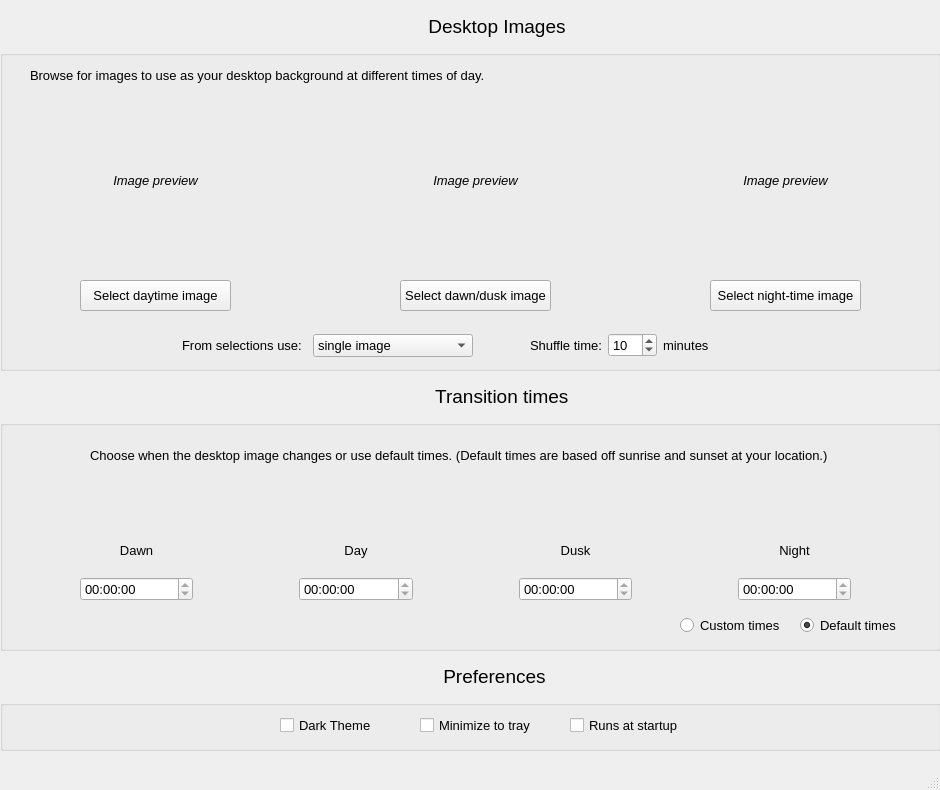
<?xml version="1.0" encoding="UTF-8"?>
<ui version="4.0">
 <class>MainWindow</class>
 <widget class="QMainWindow" name="MainWindow">
  <property name="enabled">
   <bool>true</bool>
  </property>
  <property name="geometry">
   <rect>
    <x>0</x>
    <y>0</y>
    <width>940</width>
    <height>790</height>
   </rect>
  </property>
  <property name="sizePolicy">
   <sizepolicy hsizetype="Fixed" vsizetype="Fixed">
    <horstretch>0</horstretch>
    <verstretch>0</verstretch>
   </sizepolicy>
  </property>
  <property name="minimumSize">
   <size>
    <width>940</width>
    <height>790</height>
   </size>
  </property>
  <property name="maximumSize">
   <size>
    <width>940</width>
    <height>790</height>
   </size>
  </property>
  <property name="contextMenuPolicy">
   <enum>Qt::DefaultContextMenu</enum>
  </property>
  <property name="windowTitle">
   <string>Circadian Desktops</string>
  </property>
  <property name="windowIcon">
   <iconset>
    <normaloff>Icons/logo.png</normaloff>Icons/logo.png</iconset>
  </property>
  <property name="tabShape">
   <enum>QTabWidget::Rounded</enum>
  </property>
  <widget class="QWidget" name="centralwidget">
   <widget class="QWidget" name="gridLayoutWidget_2">
    <property name="geometry">
     <rect>
      <x>380</x>
      <y>0</y>
      <width>191</width>
      <height>52</height>
     </rect>
    </property>
    <layout class="QGridLayout" name="gridLayout_2">
     <item row="0" column="0">
      <widget class="QLabel" name="label_18">
       <property name="text">
        <string/>
       </property>
       <property name="pixmap">
        <pixmap>Icons/screen_32.png</pixmap>
       </property>
       <property name="alignment">
        <set>Qt::AlignCenter</set>
       </property>
      </widget>
     </item>
     <item row="0" column="1">
      <widget class="QLabel" name="label">
       <property name="font">
        <font>
         <family>MS Shell Dlg 2</family>
         <pointsize>14</pointsize>
        </font>
       </property>
       <property name="text">
        <string> Desktop Images </string>
       </property>
       <property name="alignment">
        <set>Qt::AlignCenter</set>
       </property>
      </widget>
     </item>
    </layout>
   </widget>
   <widget class="QGroupBox" name="groupBox">
    <property name="geometry">
     <rect>
      <x>0</x>
      <y>420</y>
      <width>941</width>
      <height>231</height>
     </rect>
    </property>
    <property name="font">
     <font>
      <pointsize>10</pointsize>
     </font>
    </property>
    <property name="title">
     <string/>
    </property>
    <widget class="QWidget" name="gridLayoutWidget">
     <property name="geometry">
      <rect>
       <x>80</x>
       <y>60</y>
       <width>771</width>
       <height>121</height>
      </rect>
     </property>
     <layout class="QGridLayout" name="gridLayout">
      <item row="1" column="0">
       <widget class="QLabel" name="label_8">
        <property name="text">
         <string>Dawn</string>
        </property>
        <property name="alignment">
         <set>Qt::AlignCenter</set>
        </property>
       </widget>
      </item>
      <item row="0" column="7">
       <widget class="QLabel" name="label_15">
        <property name="text">
         <string/>
        </property>
        <property name="pixmap">
         <pixmap>Icons/dusk_64.png</pixmap>
        </property>
        <property name="scaledContents">
         <bool>false</bool>
        </property>
        <property name="alignment">
         <set>Qt::AlignCenter</set>
        </property>
       </widget>
      </item>
      <item row="2" column="7">
       <widget class="QTimeEdit" name="timeDusk">
        <property name="enabled">
         <bool>true</bool>
        </property>
        <property name="readOnly">
         <bool>true</bool>
        </property>
       </widget>
      </item>
      <item row="2" column="10">
       <widget class="QTimeEdit" name="timeNight">
        <property name="readOnly">
         <bool>true</bool>
        </property>
       </widget>
      </item>
      <item row="0" column="9" rowspan="3">
       <spacer name="verticalSpacer_4">
        <property name="orientation">
         <enum>Qt::Vertical</enum>
        </property>
        <property name="sizeHint" stdset="0">
         <size>
          <width>100</width>
          <height>40</height>
         </size>
        </property>
       </spacer>
      </item>
      <item row="0" column="10">
       <widget class="QLabel" name="label_16">
        <property name="text">
         <string/>
        </property>
        <property name="pixmap">
         <pixmap>Icons/night_64.png</pixmap>
        </property>
        <property name="scaledContents">
         <bool>false</bool>
        </property>
        <property name="alignment">
         <set>Qt::AlignCenter</set>
        </property>
       </widget>
      </item>
      <item row="2" column="0">
       <widget class="QTimeEdit" name="timeDawn">
        <property name="readOnly">
         <bool>true</bool>
        </property>
        <property name="time">
         <time>
          <hour>0</hour>
          <minute>0</minute>
          <second>0</second>
         </time>
        </property>
       </widget>
      </item>
      <item row="1" column="10">
       <widget class="QLabel" name="label_11">
        <property name="text">
         <string>Night</string>
        </property>
        <property name="alignment">
         <set>Qt::AlignCenter</set>
        </property>
       </widget>
      </item>
      <item row="2" column="4">
       <widget class="QTimeEdit" name="timeDay">
        <property name="readOnly">
         <bool>true</bool>
        </property>
       </widget>
      </item>
      <item row="0" column="6" rowspan="3">
       <spacer name="verticalSpacer_2">
        <property name="orientation">
         <enum>Qt::Vertical</enum>
        </property>
        <property name="sizeHint" stdset="0">
         <size>
          <width>100</width>
          <height>40</height>
         </size>
        </property>
       </spacer>
      </item>
      <item row="0" column="4">
       <widget class="QLabel" name="label_14">
        <property name="text">
         <string/>
        </property>
        <property name="pixmap">
         <pixmap>Icons/day_64.png</pixmap>
        </property>
        <property name="scaledContents">
         <bool>false</bool>
        </property>
        <property name="alignment">
         <set>Qt::AlignCenter</set>
        </property>
       </widget>
      </item>
      <item row="1" column="4">
       <widget class="QLabel" name="label_9">
        <property name="text">
         <string>Day</string>
        </property>
        <property name="alignment">
         <set>Qt::AlignCenter</set>
        </property>
       </widget>
      </item>
      <item row="1" column="7">
       <widget class="QLabel" name="label_10">
        <property name="text">
         <string>Dusk</string>
        </property>
        <property name="alignment">
         <set>Qt::AlignCenter</set>
        </property>
       </widget>
      </item>
      <item row="0" column="2" rowspan="3">
       <spacer name="verticalSpacer">
        <property name="orientation">
         <enum>Qt::Vertical</enum>
        </property>
        <property name="sizeHint" stdset="0">
         <size>
          <width>100</width>
          <height>40</height>
         </size>
        </property>
       </spacer>
      </item>
      <item row="0" column="0">
       <widget class="QLabel" name="label_13">
        <property name="text">
         <string/>
        </property>
        <property name="pixmap">
         <pixmap>Icons/dawn_64.png</pixmap>
        </property>
        <property name="scaledContents">
         <bool>false</bool>
        </property>
        <property name="alignment">
         <set>Qt::AlignCenter</set>
        </property>
        <property name="margin">
         <number>0</number>
        </property>
       </widget>
      </item>
     </layout>
    </widget>
    <widget class="QLabel" name="label_12">
     <property name="geometry">
      <rect>
       <x>90</x>
       <y>20</y>
       <width>761</width>
       <height>31</height>
      </rect>
     </property>
     <property name="text">
      <string>Choose when the desktop image changes or use default times. (Default times are based off sunrise and sunset at your location.)</string>
     </property>
    </widget>
    <widget class="QRadioButton" name="radioDefaultTimes">
     <property name="geometry">
      <rect>
       <x>800</x>
       <y>190</y>
       <width>111</width>
       <height>31</height>
      </rect>
     </property>
     <property name="text">
      <string>Default times</string>
     </property>
     <property name="checked">
      <bool>true</bool>
     </property>
    </widget>
    <widget class="QRadioButton" name="radioCustomTimes">
     <property name="geometry">
      <rect>
       <x>680</x>
       <y>190</y>
       <width>111</width>
       <height>31</height>
      </rect>
     </property>
     <property name="text">
      <string>Custom times</string>
     </property>
    </widget>
   </widget>
   <widget class="QWidget" name="gridLayoutWidget_3">
    <property name="geometry">
     <rect>
      <x>390</x>
      <y>370</y>
      <width>184</width>
      <height>52</height>
     </rect>
    </property>
    <layout class="QGridLayout" name="gridLayout_3">
     <item row="0" column="1">
      <widget class="QLabel" name="label_5">
       <property name="font">
        <font>
         <family>MS Shell Dlg 2</family>
         <pointsize>14</pointsize>
        </font>
       </property>
       <property name="text">
        <string> Transition times </string>
       </property>
       <property name="alignment">
        <set>Qt::AlignCenter</set>
       </property>
      </widget>
     </item>
     <item row="0" column="0">
      <widget class="QLabel" name="label_17">
       <property name="text">
        <string/>
       </property>
       <property name="pixmap">
        <pixmap>Icons/clock_32.png</pixmap>
       </property>
       <property name="alignment">
        <set>Qt::AlignCenter</set>
       </property>
      </widget>
     </item>
    </layout>
   </widget>
   <widget class="QGroupBox" name="groupBox_2">
    <property name="geometry">
     <rect>
      <x>0</x>
      <y>50</y>
      <width>941</width>
      <height>321</height>
     </rect>
    </property>
    <property name="font">
     <font>
      <pointsize>10</pointsize>
     </font>
    </property>
    <property name="title">
     <string/>
    </property>
    <widget class="QLabel" name="label_6">
     <property name="geometry">
      <rect>
       <x>30</x>
       <y>10</y>
       <width>471</width>
       <height>31</height>
      </rect>
     </property>
     <property name="font">
      <font>
       <pointsize>10</pointsize>
       <kerning>true</kerning>
      </font>
     </property>
     <property name="text">
      <string>Browse for images to use as your desktop background at different times of day.</string>
     </property>
    </widget>
    <widget class="QLabel" name="labelDayImg">
     <property name="geometry">
      <rect>
       <x>10</x>
       <y>50</y>
       <width>291</width>
       <height>161</height>
      </rect>
     </property>
     <property name="font">
      <font>
       <pointsize>10</pointsize>
       <italic>true</italic>
       <kerning>true</kerning>
      </font>
     </property>
     <property name="text">
      <string>Image preview</string>
     </property>
     <property name="alignment">
      <set>Qt::AlignCenter</set>
     </property>
    </widget>
    <widget class="QPushButton" name="btnSelectDayImg">
     <property name="enabled">
      <bool>true</bool>
     </property>
     <property name="geometry">
      <rect>
       <x>80</x>
       <y>230</y>
       <width>151</width>
       <height>31</height>
      </rect>
     </property>
     <property name="text">
      <string>Select daytime image</string>
     </property>
    </widget>
    <widget class="QLabel" name="labelDDImg">
     <property name="geometry">
      <rect>
       <x>330</x>
       <y>50</y>
       <width>291</width>
       <height>161</height>
      </rect>
     </property>
     <property name="font">
      <font>
       <pointsize>10</pointsize>
       <italic>true</italic>
       <kerning>true</kerning>
      </font>
     </property>
     <property name="text">
      <string>Image preview</string>
     </property>
     <property name="alignment">
      <set>Qt::AlignCenter</set>
     </property>
    </widget>
    <widget class="QPushButton" name="btnSelectDDImg">
     <property name="geometry">
      <rect>
       <x>400</x>
       <y>230</y>
       <width>151</width>
       <height>31</height>
      </rect>
     </property>
     <property name="text">
      <string>Select dawn/dusk image</string>
     </property>
    </widget>
    <widget class="QLabel" name="labelNightImg">
     <property name="geometry">
      <rect>
       <x>640</x>
       <y>50</y>
       <width>291</width>
       <height>161</height>
      </rect>
     </property>
     <property name="font">
      <font>
       <pointsize>10</pointsize>
       <italic>true</italic>
       <kerning>true</kerning>
      </font>
     </property>
     <property name="text">
      <string>Image preview</string>
     </property>
     <property name="alignment">
      <set>Qt::AlignCenter</set>
     </property>
    </widget>
    <widget class="QPushButton" name="btnSelectNightImg">
     <property name="geometry">
      <rect>
       <x>710</x>
       <y>230</y>
       <width>151</width>
       <height>31</height>
      </rect>
     </property>
     <property name="text">
      <string>Select night-time image</string>
     </property>
    </widget>
    <widget class="QWidget" name="gridLayoutWidget_5">
     <property name="geometry">
      <rect>
       <x>530</x>
       <y>280</y>
       <width>181</width>
       <height>31</height>
      </rect>
     </property>
     <layout class="QGridLayout" name="gridTimer">
      <item row="0" column="1">
       <widget class="QSpinBox" name="spinShuffleTime">
        <property name="minimum">
         <number>1</number>
        </property>
        <property name="maximum">
         <number>60</number>
        </property>
        <property name="value">
         <number>10</number>
        </property>
       </widget>
      </item>
      <item row="0" column="0">
       <widget class="QLabel" name="label_4">
        <property name="text">
         <string>Shuffle time:</string>
        </property>
       </widget>
      </item>
      <item row="0" column="2">
       <widget class="QLabel" name="label_7">
        <property name="text">
         <string>minutes</string>
        </property>
       </widget>
      </item>
     </layout>
    </widget>
    <widget class="QWidget" name="gridLayoutWidget_6">
     <property name="geometry">
      <rect>
       <x>182</x>
       <y>280</y>
       <width>291</width>
       <height>31</height>
      </rect>
     </property>
     <layout class="QGridLayout" name="gridLayout_5">
      <item row="0" column="0">
       <widget class="QLabel" name="label_19">
        <property name="text">
         <string>From selections use:</string>
        </property>
       </widget>
      </item>
      <item row="0" column="1">
       <widget class="QComboBox" name="comboBox">
        <item>
         <property name="text">
          <string>single image</string>
         </property>
        </item>
        <item>
         <property name="text">
          <string>slideshow from folders</string>
         </property>
        </item>
       </widget>
      </item>
     </layout>
    </widget>
   </widget>
   <widget class="QWidget" name="gridLayoutWidget_4">
    <property name="geometry">
     <rect>
      <x>400</x>
      <y>650</y>
      <width>151</width>
      <height>52</height>
     </rect>
    </property>
    <layout class="QGridLayout" name="gridLayout_4">
     <item row="0" column="0">
      <widget class="QLabel" name="label_2">
       <property name="text">
        <string/>
       </property>
       <property name="pixmap">
        <pixmap>Icons/preferences_32.png</pixmap>
       </property>
       <property name="alignment">
        <set>Qt::AlignCenter</set>
       </property>
      </widget>
     </item>
     <item row="0" column="1">
      <widget class="QLabel" name="label_3">
       <property name="font">
        <font>
         <pointsize>14</pointsize>
        </font>
       </property>
       <property name="text">
        <string> Preferences </string>
       </property>
      </widget>
     </item>
    </layout>
   </widget>
   <widget class="QGroupBox" name="groupBox_3">
    <property name="geometry">
     <rect>
      <x>0</x>
      <y>700</y>
      <width>941</width>
      <height>51</height>
     </rect>
    </property>
    <property name="font">
     <font>
      <pointsize>10</pointsize>
     </font>
    </property>
    <property name="title">
     <string/>
    </property>
    <widget class="QCheckBox" name="boxDark">
     <property name="geometry">
      <rect>
       <x>280</x>
       <y>10</y>
       <width>121</width>
       <height>31</height>
      </rect>
     </property>
     <property name="text">
      <string>Dark Theme</string>
     </property>
    </widget>
    <widget class="QCheckBox" name="boxMinimize">
     <property name="geometry">
      <rect>
       <x>420</x>
       <y>10</y>
       <width>151</width>
       <height>31</height>
      </rect>
     </property>
     <property name="text">
      <string>Minimize to tray</string>
     </property>
    </widget>
    <widget class="QCheckBox" name="boxStartup">
     <property name="geometry">
      <rect>
       <x>570</x>
       <y>10</y>
       <width>141</width>
       <height>31</height>
      </rect>
     </property>
     <property name="text">
      <string>Runs at startup</string>
     </property>
    </widget>
   </widget>
  </widget>
  <widget class="QMenuBar" name="menubar">
   <property name="geometry">
    <rect>
     <x>0</x>
     <y>0</y>
     <width>940</width>
     <height>21</height>
    </rect>
   </property>
  </widget>
  <widget class="QStatusBar" name="statusbar"/>
 </widget>
 <resources/>
 <connections/>
</ui>
